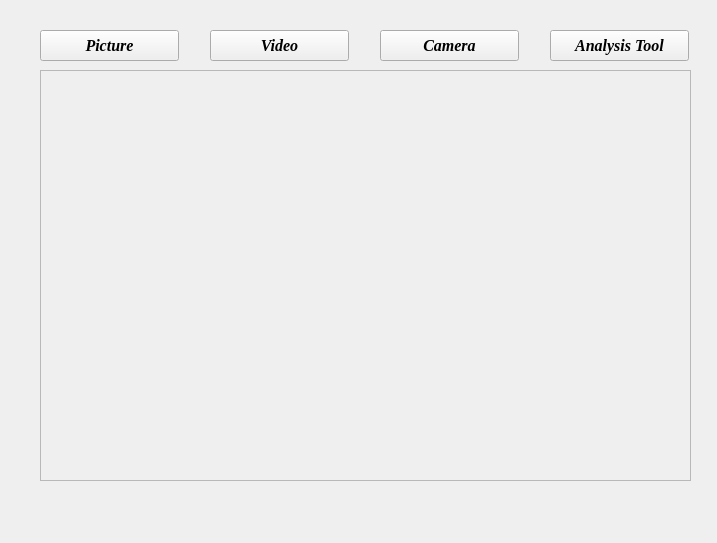
<?xml version="1.0" encoding="UTF-8"?>
<ui version="4.0">
 <class>Mainwindow</class>
 <widget class="QWidget" name="Mainwindow">
  <property name="geometry">
   <rect>
    <x>0</x>
    <y>0</y>
    <width>717</width>
    <height>543</height>
   </rect>
  </property>
  <property name="windowTitle">
   <string>Form</string>
  </property>
  <widget class="QFrame" name="frame">
   <property name="geometry">
    <rect>
     <x>40</x>
     <y>70</y>
     <width>651</width>
     <height>411</height>
    </rect>
   </property>
   <property name="frameShape">
    <enum>QFrame::StyledPanel</enum>
   </property>
   <property name="frameShadow">
    <enum>QFrame::Raised</enum>
   </property>
  </widget>
  <widget class="QPushButton" name="pushButton_1">
   <property name="geometry">
    <rect>
     <x>40</x>
     <y>30</y>
     <width>139</width>
     <height>31</height>
    </rect>
   </property>
   <property name="font">
    <font>
     <family>Times New Roman</family>
     <pointsize>12</pointsize>
     <weight>75</weight>
     <italic>true</italic>
     <bold>true</bold>
    </font>
   </property>
   <property name="text">
    <string>Picture</string>
   </property>
  </widget>
  <widget class="QPushButton" name="pushButton_2">
   <property name="geometry">
    <rect>
     <x>210</x>
     <y>30</y>
     <width>139</width>
     <height>31</height>
    </rect>
   </property>
   <property name="font">
    <font>
     <family>Times New Roman</family>
     <pointsize>12</pointsize>
     <weight>75</weight>
     <italic>true</italic>
     <bold>true</bold>
    </font>
   </property>
   <property name="text">
    <string>Video</string>
   </property>
  </widget>
  <widget class="QPushButton" name="pushButton_3">
   <property name="geometry">
    <rect>
     <x>380</x>
     <y>30</y>
     <width>139</width>
     <height>31</height>
    </rect>
   </property>
   <property name="font">
    <font>
     <family>Times New Roman</family>
     <pointsize>12</pointsize>
     <weight>75</weight>
     <italic>true</italic>
     <bold>true</bold>
    </font>
   </property>
   <property name="text">
    <string>Camera</string>
   </property>
  </widget>
  <widget class="QPushButton" name="pushButton_4">
   <property name="enabled">
    <bool>true</bool>
   </property>
   <property name="geometry">
    <rect>
     <x>550</x>
     <y>30</y>
     <width>139</width>
     <height>31</height>
    </rect>
   </property>
   <property name="font">
    <font>
     <family>Times New Roman</family>
     <pointsize>12</pointsize>
     <weight>75</weight>
     <italic>true</italic>
     <bold>true</bold>
    </font>
   </property>
   <property name="text">
    <string>Analysis Tool</string>
   </property>
  </widget>
 </widget>
 <resources/>
 <connections/>
</ui>
